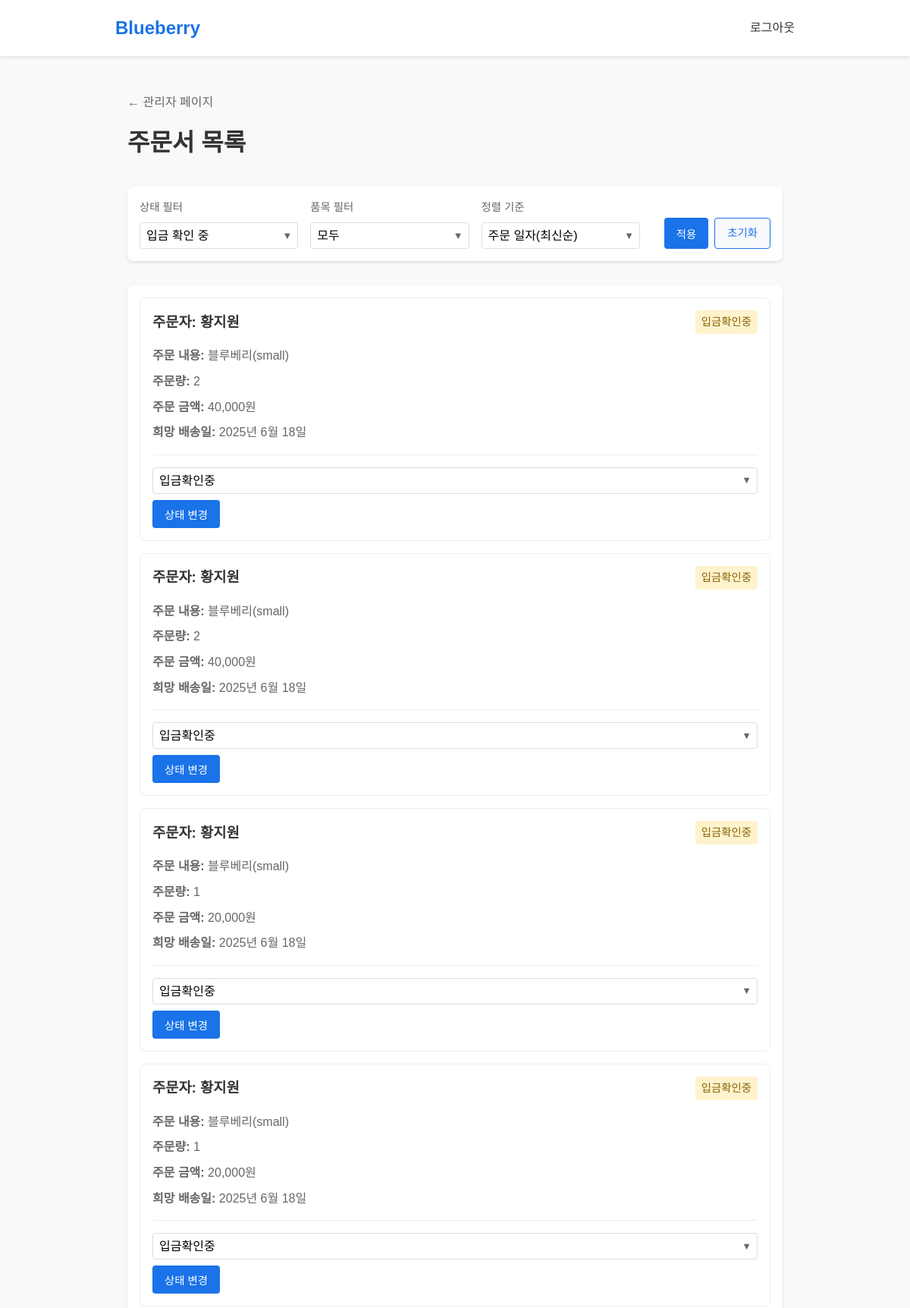
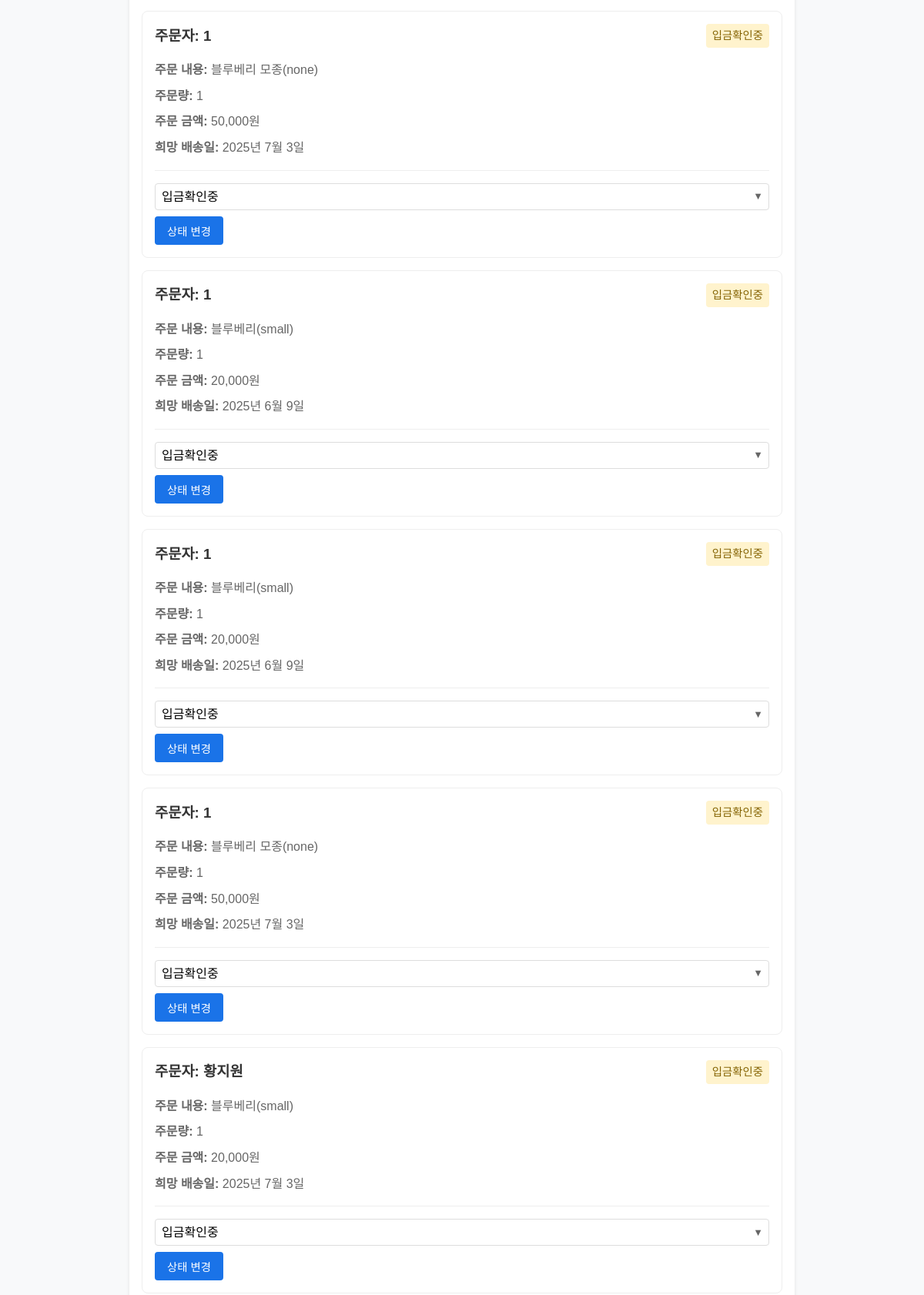
The page /custom-admin/orders/?status=pending (signed in, upper part) on the database its author committed (2 pictures, top to bottom).
### orders/models.py (models this page shows, shortened)
class Order(models.Model):
    SIZE_CHOICES = [
        ('small', '소과1kg'),
        ('big', '대과1kg'),
        ('none', '모종(해당없음)'),
    ]
    STATUS_CHOICES = [
        ('pending', '입금확인중'),
        ('preparing', '배송준비중'),
        ('shipping', '배송중'),
        ('completed', '배송완료'),
        ('canceling', '취소요청'),
        ('cancelled', '취소완료'),
    ]
    user = models.ForeignKey(User, on_delete=models.CASCADE)
    item = models.ForeignKey(Item, on_delete=models.CASCADE)
    size = models.CharField(max_length=5, choices=SIZE_CHOICES, null=True, blank=True)
    quantity = models.PositiveIntegerField()
    name = models.CharField(max_length=100)
    contact = models.CharField(max_length=100)
    postcode = models.CharField(max_length=10)
    address = models.CharField(max_length=255)
    detail_address = models.CharField(max_length=255)
    preferred_delivery_date = models.DateField()
    depositor_name = models.CharField(max_length=100)
    status = models.CharField(max_length=10, choices=STATUS_CHOICES, default='입금확인중')
    review_written = models.BooleanField(default=False) #TODO
    total_price = models.DecimalField(max_digits=10, decimal_places=0, editable=False)
    cancel_requested = models.BooleanField(default=True)
    order_number = models.CharField(max_length=20, unique=True, editable=False, null=True)
    created_at = models.DateTimeField(default=timezone.now, null=True)

### items/models.py (models this page shows)
class Item(models.Model):
    CATEGORY_CHOICES = [
        ('fruit','과일'),
        ('seed','모종'),
    ]
    name = models.CharField(max_length=100)
    category = models.CharField(max_length=20,choices=CATEGORY_CHOICES)
    price_per_small = models.DecimalField(max_digits=10, decimal_places=0, null=True, blank=True)
    price_per_big = models.DecimalField(max_digits=10, decimal_places=0, null=True, blank=True)
    price_per_unit = models.DecimalField(max_digits=10, decimal_places=0, null=True, blank=True)
    image = models.ImageField(upload_to='items/images/', null=True, blank=True)
    def __str__(self):
        return self.name

### custom_admin/views.py (the view)
    def wrapped_view_func(request, *args, **kwargs):
        if not request.user.is_staff:
            messages.error(request, "관리자만 권한이 있는 페이지입니다.")
            return redirect('home')
        return view_func(request, *args, **kwargs)

### custom_admin/views.py (called while the page is built)
def admin_required(view_func):
    def wrapped_view_func(request, *args, **kwargs):
        if not request.user.is_staff:
            messages.error(request, "관리자만 권한이 있는 페이지입니다.")
            return redirect('home')
        return view_func(request, *args, **kwargs)
    return wrapped_view_func

@admin_required
def order_list(request):
    orders = Order.objects.all()
    get_status = request.GET.get('status')
    if get_status:
        orders = orders.filter(status=get_status)
    get_item = request.GET.get('item')
    if get_item:
        orders = orders.filter(item__category=get_item)
    sort_by = request.GET.get('sort_by')
    if sort_by:
        if sort_by == "total_price":
            orders = orders.order_by(sort_by).reverse()
        elif sort_by == "preferred_delievery_date":
            orders = orders.order_by(sort_by)
    else: # 기본은 최신순
        orders = orders.order_by('-id')
    return render(request, 'custom_admin/order_list.html', {'orders': orders})

### custom_admin/templates/custom_admin/order_list.html (shortened to what this page needs)
{% extends 'base.html' %}
{% block content %}
<div class="orders-page">
    <div class="page-header">
        <a href="{% url 'admin_dashboard' %}" class="back-link">← 관리자 페이지</a>
        <h1 class="page-title">주문서 목록</h1>
    </div>
    <section class="filter-section">
        <div class="filter-content">
            <form method="get" class="filter-form">
                <div class="filter-group">
                    <label for="status">상태 필터</label>
                    <div class="custom-select">
                        <select name="status" id="status" class="filter-select">
                            <option value="pending" {% if request.GET.status == 'pending' %}selected{% endif %}>입금 확인 중</option>
                        </select>
                        <div class="select-arrow">▼</div>
                    </div>
                </div>
                <div class="filter-group">
                    <label for="item">품목 필터</label>
                    <div class="custom-select">
                        <select name="item" id="item" class="filter-select">
                            <option value="">모두</option>
                        </select>
                        <div class="select-arrow">▼</div>
                    </div>
                </div>
                <div class="filter-group">
                    <label for="sort_by">정렬 기준</label>
                    <div class="custom-select">
                        <select name="sort_by" id="sort_by" class="filter-select">
                            <option value="" {% if not request.GET.sort_by %}selected{% endif %}>주문 일자(최신순)</option>
                        </select>
                        <div class="select-arrow">▼</div>
                    </div>
                </div>
                <div class="filter-actions">
                    <button type="submit" class="btn btn-primary">적용</button>
                    <a href="{% url 'admin_order_list' %}" class="btn btn-secondary">초기화</a>
                </div>
            </form>
        </div>
    </section>
    <section class="orders-section">
        <div class="orders-content">
            {% if orders %}
                <div class="orders-list">
                    {% for order in orders %}
                    <div class="order-card">
                        <a href="{% url 'order_detail' order.order_number %}" class="order-card-link">
                            <div class="order-header">
                                <h3>주문자: {{ order.name }}</h3>
                                <span class="order-status {{ order.status }}">{{ order.get_status_display }}</span>
                            </div>
                            <div class="order-info">
                                <p><strong>주문 내용:</strong> {{ order.item }}({{ order.size }})</p>
                                <p><strong>주문량:</strong> {{ order.quantity }}</p>
                                <p><strong>주문 금액:</strong> {{ order.total_price }}원</p>
                                <p><strong>희망 배송일:</strong> {{ order.preferred_delivery_date }}</p>
                            </div>
                        </a>
                        <div class="order-actions">
                            <form action="{% url 'update_order_status' order.id %}" method="post" class="status-form">
                                <div class="custom-select">
                                    <select name="status" class="status-select">
                                        <option value="{{ order.status }}" selected disabled hidden>{{ order.get_status_display }}</option>
                                    </select>
                                    <div class="select-arrow">▼</div>
                                </div>
                                <button type="submit" class="btn btn-primary">상태 변경</button>
                            </form>
                        </div>
                    </div>
                    {% endfor %}
                </div>
            {% else %}
                <div class="no-orders">
                    <p>주문 내역이 없습니다.</p>
                </div>
            {% endif %}
        </div>
    </section>
</div>
{% endblock %}

### templates/base.html (style rules this page uses)
* { margin: 0; padding: 0; box-sizing: border-box; }
body { font-family: 'Noto Sans KR', sans-serif; line-height: 1.6; color: #333; background-color: #f8f9fa; }
.btn { display: inline-block; padding: 0.5rem 1rem; border: none; border-radius: 4px; background-color: #1a73e8; color: #fff; text-decoration: none; cursor: pointer; font-size: 1rem; }

### custom_admin/templates/custom_admin/order_list.html (style rules this page uses)
.orders-page { padding: 1rem; }
.page-header { margin-bottom: 2rem; }
.back-link { display: inline-block; color: #666; text-decoration: none; margin-bottom: 1rem; }
.page-title { color: #333; margin: 0; }
.filter-section { margin-bottom: 2rem; }
.filter-content { background: white; padding: 1rem; border-radius: 8px; box-shadow: 0 2px 4px rgba(0,0,0,0.1); }
.filter-form { display: flex; flex-direction: column; gap: 1rem; }
.filter-group { display: flex; flex-direction: column; gap: 0.5rem; }
.filter-group label { color: #666; font-size: 0.9rem; }
.custom-select { position: relative; width: 100%; }
.filter-select, .status-select { width: 100%; padding: 0.5rem; padding-right: 2rem; border: 1px solid #ddd; border-radius: 4px; font-size: 1rem; background-color: white; -webkit-appearance: none; -moz-appearance: none; appearance: none; }
.select-arrow { position: absolute; right: 0.5rem; top: 50%; transform: translateY(-50%); color: #666; pointer-events: none; font-size: 0.8rem; }
.filter-actions { display: flex; gap: 0.5rem; }
.orders-section { margin-bottom: 2rem; }
.orders-content { background: white; padding: 1rem; border-radius: 8px; box-shadow: 0 2px 4px rgba(0,0,0,0.1); }
.order-card-link { text-decoration: none; color: inherit; display: block; }
.order-card { border: 1px solid #eee; border-radius: 8px; padding: 1rem; margin-bottom: 1rem; transition: all 0.2s ease; background: white; }
.order-header { display: flex; justify-content: space-between; align-items: center; margin-bottom: 1rem; }
.order-status { padding: 0.25rem 0.5rem; border-radius: 4px; font-size: 0.9rem; }
.order-status.pending { background: #fff3cd; color: #856404; }
.order-info { margin-bottom: 1rem; }
.order-info p { margin: 0.5rem 0; color: #666; }
.order-actions { border-top: 1px solid #eee; padding-top: 1rem; }
.status-form { display: flex; gap: 0.5rem; flex-wrap: wrap; }
.btn { display: inline-block; padding: 0.5rem 1rem; border-radius: 4px; text-decoration: none; font-size: 0.9rem; cursor: pointer; border: none; }
.btn-primary { background: #1a73e8; color: white; }
.btn-secondary { background: #f8f9fa; color: #1a73e8; border: 1px solid #1a73e8; }
@media screen and (min-width: 768px) { .orders-page { padding: 2rem; } }
@media screen and (min-width: 768px) { .filter-form { flex-direction: row; align-items: flex-end; } }
@media screen and (min-width: 768px) { .filter-group { flex: 1; } }
@media screen and (min-width: 768px) { .filter-actions { margin-left: 1rem; } }

### rows shown on the page
Order: name "황지원", status "입금확인중", item "블루베리", size "small", quantity "2", total_price "40,000", preferred_delivery_date "2025년 6월 18일"
Order: name "황지원", status "입금확인중", item "블루베리", size "small", quantity "2", total_price "40,000", preferred_delivery_date "2025년 6월 18일"
Order: name "황지원", status "입금확인중", item "블루베리", size "small", quantity "1", total_price "20,000", preferred_delivery_date "2025년 6월 18일"
Order: name "황지원", status "입금확인중", item "블루베리", size "small", quantity "1", total_price "20,000", preferred_delivery_date "2025년 6월 18일"
Order: name "1", status "입금확인중", item "블루베리 모종", size "none", quantity "1", total_price "50,000", preferred_delivery_date "2025년 7월 3일"
Order: name "1", status "입금확인중", item "블루베리", size "small", quantity "1", total_price "20,000", preferred_delivery_date "2025년 6월 9일"
Order: name "1", status "입금확인중", item "블루베리", size "small", quantity "1", total_price "20,000", preferred_delivery_date "2025년 6월 9일"
Order: name "1", status "입금확인중", item "블루베리 모종", size "none", quantity "1", total_price "50,000", preferred_delivery_date "2025년 7월 3일"
Order: name "황지원", status "입금확인중", item "블루베리", size "small", quantity "1", total_price "20,000", preferred_delivery_date "2025년 7월 3일"
